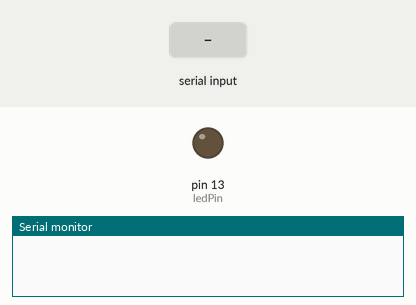
Bench run of a sketch on a simulated Arduino Uno, built with avr-gcc and run on an emulated ATmega328P. Shown: output pins drawn as LEDs (lit = HIGH), the last lines printed to the serial monitor. The test bench sets the inputs (shaded band).

Above: at 1.2 s.
1.3 s: "1" received over Serial
At 1.8 s:
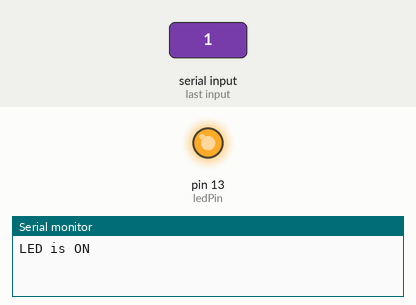
Timing chart, 0 to 4.3 s (numbered marks = the images above; inputs shaded):
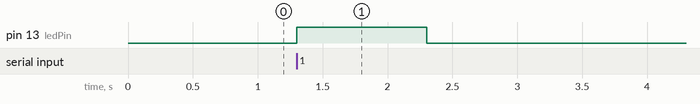

The sketch:

Boar-Hunt.ino
```cpp
int ledPin = 13; // Define the LED pin as pin 13

void setup() {
  pinMode(ledPin, OUTPUT); // Set the LED pin as an output
  Serial.begin(9600); // Initialize serial communication
}

void loop() {
  if (Serial.available() > 0) {
    char command = Serial.read(); // Read the command from PySerial

    if (command == '1') {
      digitalWrite(ledPin, HIGH); // Turn on the LED
      Serial.println("LED is ON");
      delay(1000);
       digitalWrite(ledPin, LOW);
    }
  }
}
```

Measured:
- after the input at 1.3 s, pin 13 (ledPin): LOW → HIGH at once, → LOW 1.0 s later
